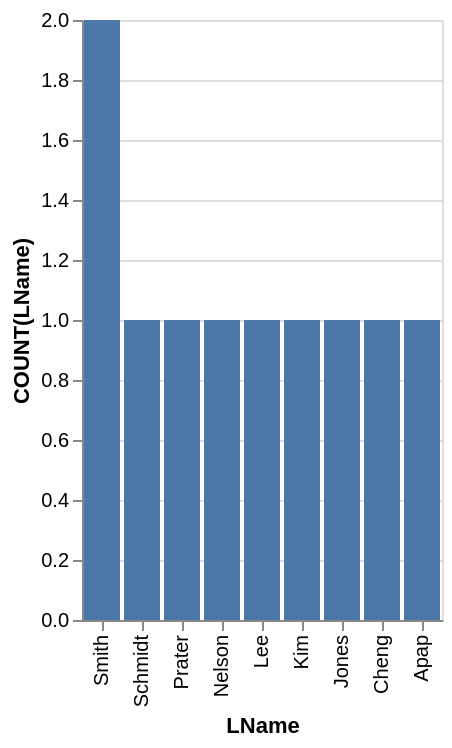

Vega-Lite specification for this chart:
### Vega-Lite specification from a JSON file in a GitHub repository (floating-point values rounded to 4 significant figures)
{"data": {"values": [{"x_data": "Smith", "y_data": 2}, {"x_data": "Schmidt", "y_data": 1}, {"x_data": "Prater", "y_data": 1}, {"x_data": "Nelson", "y_data": 1}, {"x_data": "Lee", "y_data": 1}, {"x_data": "Kim", "y_data": 1}, {"x_data": "Jones", "y_data": 1}, {"x_data": "Cheng", "y_data": 1}, {"x_data": "Apap", "y_data": 1}]}, "mark": "bar", "encoding": {"x": {"field": "x_data", "type": "nominal", "title": "LName", "sort": {"op": "sum", "field": "y_data", "order": "descending"}}, "y": {"field": "y_data", "type": "quantitative", "title": "COUNT(LName)"}}}
